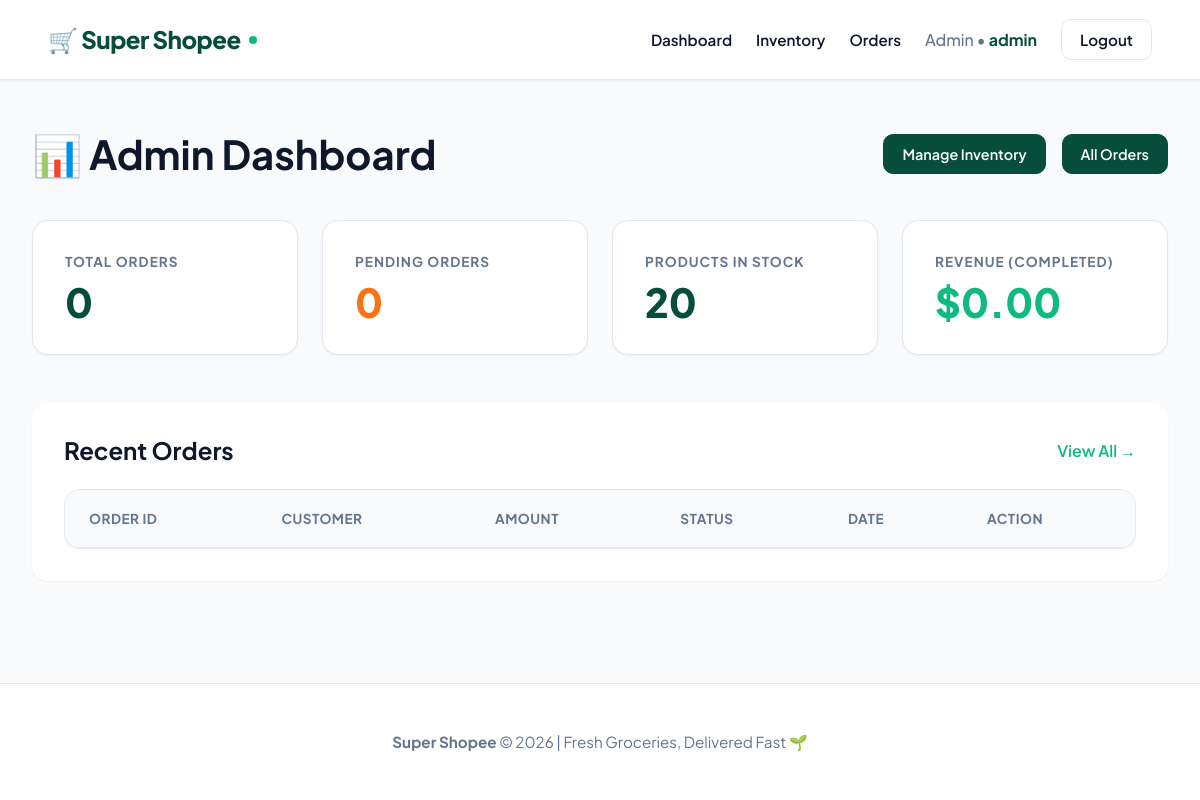
Page /admin (signed in) on the earlier database version.
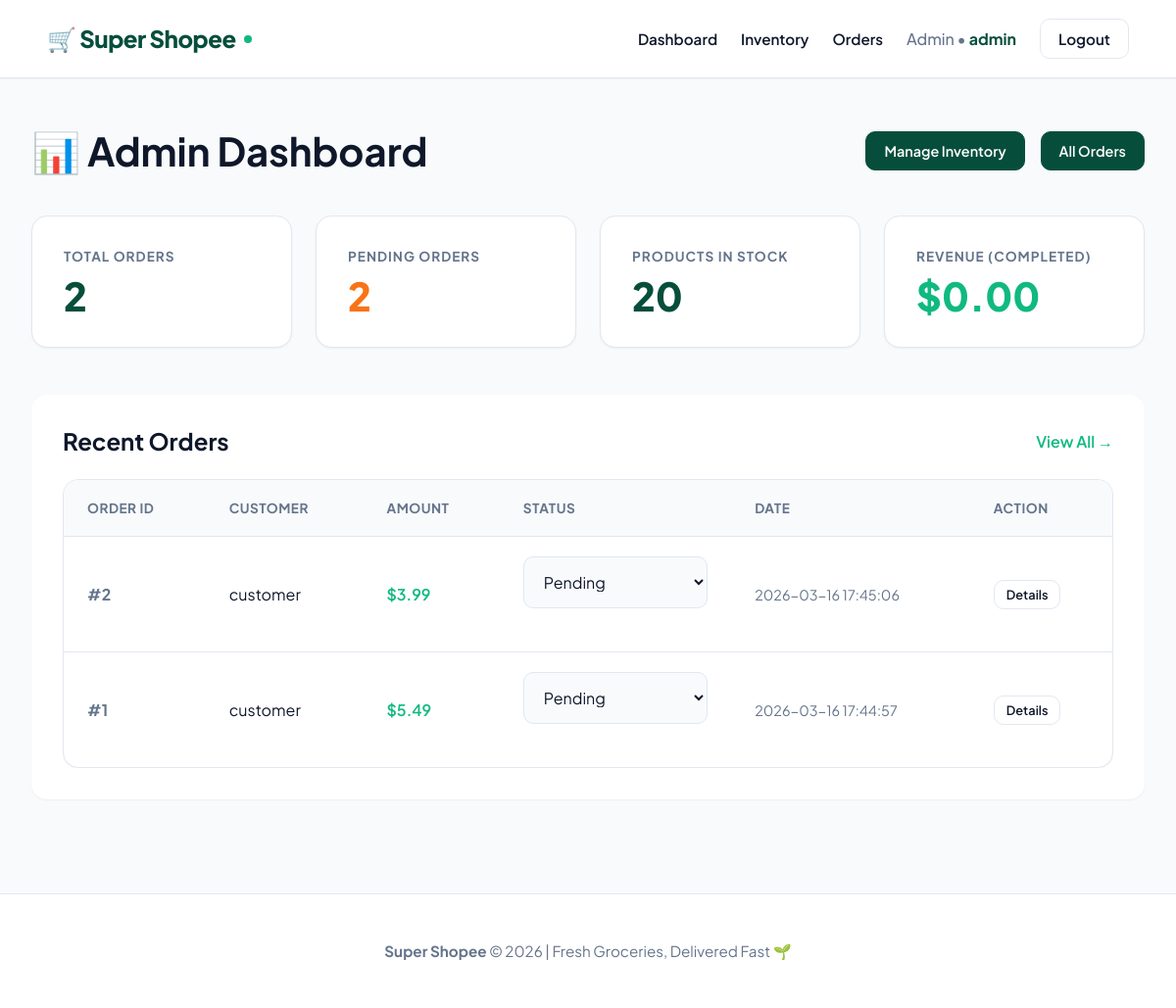
Same page on the later database version.
### tables this page shows
CREATE TABLE orders
                (
                    id
                    INTEGER
                    PRIMARY
                    KEY
                    AUTOINCREMENT,
                    customer_username
                    TEXT,
                    total_amount
                    REAL,
                    status
                    TEXT,
                    order_date
                    TEXT
                );

### app.py (the view)
@app.route("/admin")
def admin():
    if session.get("role") not in ['Admin', 'Cashier']:
        return redirect("/")
    conn = get_db()
    total_orders = conn.execute("SELECT COUNT(*) FROM orders").fetchone()[0]
    pending_orders = conn.execute("SELECT COUNT(*) FROM orders WHERE status = 'Pending'").fetchone()[0]
    total_products = conn.execute("SELECT COUNT(*) FROM products").fetchone()[0]
    total_revenue = conn.execute("SELECT SUM(total_amount) FROM orders WHERE status = 'Completed'").fetchone()[0] or 0
    orders = conn.execute("SELECT * FROM orders ORDER BY order_date DESC LIMIT 10").fetchall()
    conn.close()
    return render_template('admin.html',
                           total_orders=total_orders,
                           pending_orders=pending_orders,
                           total_products=total_products,
                           total_revenue=total_revenue,
                           orders=orders)

### app.py (called while the page is built)
def get_db():
    conn = sqlite3.connect(DB_PATH)
    conn.row_factory = sqlite3.Row
    return conn

### templates/admin.html (shortened to what this page needs)
{% extends "layout.html" %}
{% block content %}
<div class="container">
    <div style="display: flex; justify-content: space-between; align-items: center; margin-bottom: 2.5rem;">
        <h1 style="margin: 0; font-size: 2.5rem;">📊 Admin Dashboard</h1>
        <div style="display: flex; gap: 1rem;">
            <a href="/admin/inventory" class="btn-small" style="background: var(--primary); color: white; border-color: var(--primary);">Manage Inventory</a>
            <a href="/admin/orders" class="btn-small" style="background: var(--primary); color: white; border-color: var(--primary);">All Orders</a>
        </div>
    </div>
    <div class="stats-grid">
        <div class="stat-card">
            <h3>Total Orders</h3>
            <p>{{ total_orders }}</p>
        </div>
        <div class="stat-card">
            <h3>Pending Orders</h3>
            <p style="color: #f97316;">{{ pending_orders }}</p>
        </div>
        <div class="stat-card">
            <h3>Products in Stock</h3>
            <p>{{ total_products }}</p>
        </div>
        <div class="stat-card">
            <h3>Revenue (Completed)</h3>
            <p style="color: var(--accent);">${{ "%.2f"|format(total_revenue) }}</p>
        </div>
    </div>
    <div style="background: var(--surface); border-radius: var(--radius-lg); padding: 2rem; box-shadow: var(--shadow-sm); margin-bottom: 3rem;">
        <div style="display: flex; justify-content: space-between; align-items: center; margin-bottom: 1.5rem;">
            <h2 style="margin: 0;">Recent Orders</h2>
            <a href="/admin/orders" style="color: var(--accent); text-decoration: none; font-weight: 600;">View All →</a>
        </div>
        <div style="overflow-x: auto;">
            <table>
                <thead>
                    <tr>
                        <th>Order ID</th>
                        <th>Customer</th>
                        <th>Amount</th>
                        <th>Status</th>
                        <th>Date</th>
                        <th>Action</th>
                    </tr>
                </thead>
                <tbody>
                    {% for order in orders %}
                    <tr>
                        <td style="font-weight: 700; color: var(--text-muted);">#{{ order['id'] }}</td>
                        <td>{{ order['customer_username'] }}</td>
                        <td style="font-weight: 600; color: var(--accent);">${{ "%.2f"|format(order['total_amount']) }}</td>
                        <td>
                            <select class="status-select" data-order-id="{{ order['id'] }}" onchange="updateStatus(this, {{ order['id'] }})">
                                <option value="Pending" {% if order['status'] == 'Pending' %}selected{% endif %}>Pending</option>
                            </select>
                        </td>
                        <td style="color: var(--text-muted); font-size: 0.9rem;">{{ order['order_date'] }}</td>
                        <td><a href="/admin/orders" class="btn-small" style="padding: 6px 12px; font-size: 0.8rem;">Details</a></td>
                    </tr>
                    {% endfor %}
                </tbody>
            </table>
        </div>
    </div>
</div>
{% endblock %}

### templates/layout.html (shortened to what this page needs)
<!DOCTYPE html>
<html>
<head>
    <link rel="stylesheet" href="{{ url_for('static', filename='style.css') }}">
</head>
<body>
    {% if 'user' in session %}
    <nav class="main-nav">
        <div class="logo">🛒 Super Shopee</div>
        <div class="nav-links">
            {% if session.get('role') == 'Customer' %}
                <a href="/customer">Shop</a>
                <a href="/cart">Cart</a>
                <span style="color: var(--text-muted); font-weight: 500;">Welcome, <strong style="color: var(--primary);">{{ session['user'] }}</strong></span>
            {% elif session.get('role') in ['Admin', 'Cashier'] %}
                <a href="/admin">Dashboard</a>
                <a href="/admin/inventory">Inventory</a>
                <a href="/admin/orders">Orders</a>
                <span style="color: var(--text-muted); font-weight: 500;">{{ session['role'] }} • <strong style="color: var(--primary);">{{ session['user'] }}</strong></span>
            {% endif %}
            <a href="/logout" class="btn-small">Logout</a>
        </div>
    </nav>
    {% endif %}
    {% block content %}{% endblock %}
    <footer style="text-align: center; padding: 3rem; color: var(--text-muted); font-size: 0.95rem; border-top: 1px solid var(--border); background: var(--surface); margin-top: auto;">
        <strong>Super Shopee</strong> &copy; 2026 | Fresh Groceries, Delivered Fast 🌱
    </footer>
</body>
</html>

### static/style.css (style rules this page uses)
:root { --bg-page: #f8fafc; --surface: #ffffff; --text-main: #0f172a; --text-muted: #64748b; --border: #e2e8f0; --primary: #064e3b; --primary-hover: #065f46; --accent: #10b981; --accent-hover: #059669; --success: #059669; --danger: #ef4444; --shadow-sm: 0 1px 2px 0 rgb(0 0 0 / 0.05); --shadow-md: 0 4px 6px -1px rgb(0 0 0 / 0.1), 0 2px 4px -2px rgb(0 0 0 / 0.1); --shadow-lg: 0 10px 15px -3px rgb(0 0 0 / 0.1), 0 4px 6px -4px rgb(0 0 0 / 0.1); --radius-md: 10px; --radius-lg: 16px; }
* { box-sizing: border-box; }
body { font-family: 'Plus Jakarta Sans', sans-serif; background-color: var(--bg-page); color: var(--text-main); margin: 0; min-height: 100vh; -webkit-font-smoothing: antialiased; display: flex; flex-direction: column; }
.container { max-width: 1280px; margin: 0 auto; padding: 3rem 2rem; flex: 1; width: 100%; }
.main-nav { background: rgba(255, 255, 255, 0.95); backdrop-filter: blur(10px); border-bottom: 1px solid var(--border); padding: 1.2rem 3rem; display: flex; justify-content: space-between; align-items: center; position: sticky; top: 0; z-index: 100; box-shadow: var(--shadow-sm); }
.logo { font-size: 1.5rem; font-weight: 800; color: var(--primary); letter-spacing: -0.5px; display: flex; align-items: center; gap: 8px; }
.logo::after { content: ''; display: inline-block; width: 8px; height: 8px; background: var(--accent); border-radius: 50%; }
.nav-links { display: flex; align-items: center; gap: 1.5rem; flex-wrap: wrap; }
.nav-links a { color: var(--text-main); text-decoration: none; font-weight: 600; font-size: 0.95rem; transition: color 0.2s; }
input, select, textarea { width: 100%; padding: 14px 16px; margin-bottom: 1.5rem; background: var(--bg-page); border: 1.5px solid var(--border); border-radius: var(--radius-md); font-family: inherit; color: var(--text-main); font-size: 1rem; outline: none; transition: all 0.2s; }
.btn-small { background: var(--surface); border: 1px solid var(--border); color: var(--text-main); padding: 10px 18px; font-size: 0.9rem; font-weight: 600; border-radius: var(--radius-md); cursor: pointer; text-decoration: none; display: inline-block; transition: all 0.2s; }
.stats-grid { display: grid; grid-template-columns: repeat(auto-fit, minmax(250px, 1fr)); gap: 1.5rem; margin-bottom: 3rem; }
.stat-card { background: var(--surface); padding: 2rem; border-radius: var(--radius-lg); border: 1px solid var(--border); box-shadow: var(--shadow-sm); transition: transform 0.2s; }
.stat-card h3 { color: var(--text-muted); font-size: 0.85rem; font-weight: 700; text-transform: uppercase; letter-spacing: 1px; margin: 0 0 12px 0; }
.stat-card p { font-size: 2.5rem; font-weight: 800; color: var(--primary); margin: 0; line-height: 1; }
table { width: 100%; border-collapse: separate; border-spacing: 0; background: var(--surface); border-radius: var(--radius-lg); overflow: hidden; border: 1px solid var(--border); box-shadow: var(--shadow-sm); }
th, td { padding: 1.25rem 1.5rem; text-align: left; border-bottom: 1px solid var(--border); color: var(--text-main); }
th { background: #f8fafc; color: var(--text-muted); font-weight: 700; font-size: 0.85rem; text-transform: uppercase; letter-spacing: 0.5px; }
tr:last-child td { border-bottom: none; }

Differences in the rows shown:
added orders: id "2", customer_username "customer", total_amount "3.99", status+id "Pending", order_date "2026-03-16 17:45:06"
added orders: id "1", customer_username "customer", total_amount "5.49", status+id "Pending", order_date "2026-03-16 17:44:57"
Other differences:
{{ total_orders }}: "0" → "2"
{{ pending_orders }}: "0" → "2"
